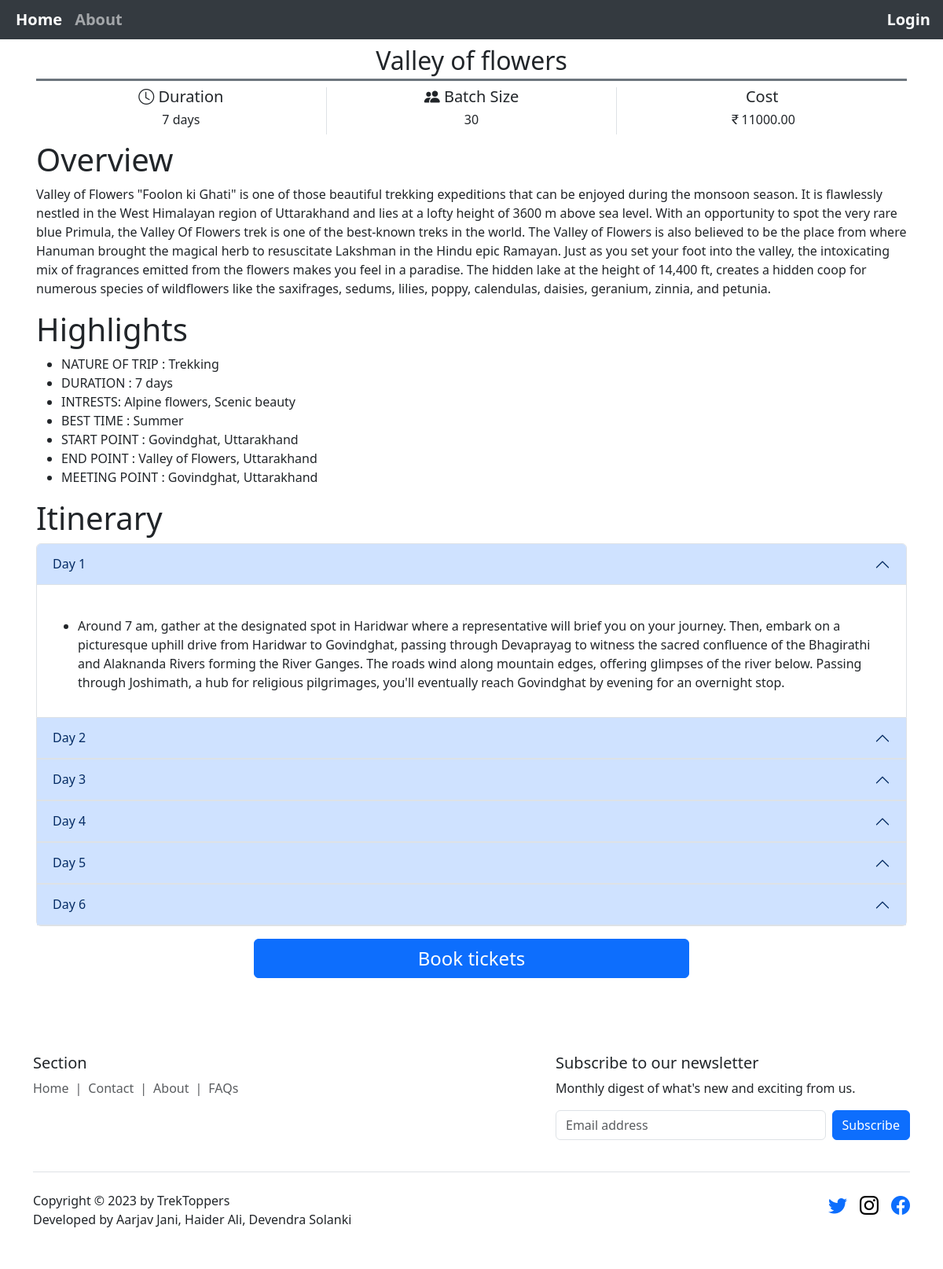
The app's page /Valley-of-Flowers.php with its own data.
### tables this page shows
CREATE TABLE `highlights` (
  `hsr_no` int(11) NOT NULL,
  `Trip_Nature` varchar(255) DEFAULT NULL,
  `Duration` varchar(20) DEFAULT NULL,
  `Interests` varchar(255) DEFAULT NULL,
  `Best_time` varchar(100) DEFAULT NULL,
  `start_point` varchar(255) DEFAULT NULL,
  `end_point` varchar(255) DEFAULT NULL,
  `meeting_point` varchar(255) DEFAULT NULL,
  `Trek_ID` int(11) DEFAULT NULL
);

CREATE TABLE `trek` (
  `Trek_ID` int(11) NOT NULL,
  `TrekName` varchar(50) DEFAULT NULL,
  `Season` varchar(10) DEFAULT NULL,
  `Start_date` date DEFAULT NULL,
  `End_date` date DEFAULT NULL,
  `Price` decimal(10,2) DEFAULT NULL,
  `Batch_capacity` int(11) DEFAULT NULL,
  `Difficulty_level` varchar(15) DEFAULT NULL,
  `Location` varchar(100) DEFAULT NULL,
  `Overview` text DEFAULT NULL
);

CREATE TABLE `itinerary` (
  `itinerary_id` int(11) NOT NULL,
  `Trek_ID` int(11) DEFAULT NULL,
  `Description` text DEFAULT NULL,
  `Day` int(11) DEFAULT NULL
);

### Valley-of-Flowers.php (the view, shortened to what this page needs)
<!doctype html>
<html lang="en">
<head>
    <link rel="stylesheet" href="https://cdn.jsdelivr.net/npm/bootstrap-icons@1.10.5/font/bootstrap-icons.css">
    <link href="./node_modules/bootstrap/dist/css/bootstrap.min.css" rel="stylesheet">
    <link rel="stylesheet" href="./style/navbar-link.css">
    <link rel="stylesheet" href="./style/navbar-toggler.css">
    <link rel="stylesheet" href="./style/footer-media-handles.css">
    <?php
    include "./db_connection.php";
    ?>
</head>
<body>
    <nav class="navbar navbar-expand-md sticky-top bg-body-secondary bg-light navbar-light" data-bs-theme="dark">
        <div class="container-fluid">
            <div class="collapse navbar-collapse" id="navbarSupportedContent">
                <ul class="navbar-nav me-auto mb-2 mb-lg-0 fw-bold">
                    <li class="nav-item">
                        <a class="nav-link fs-5 active" aria-current="page" href="#">Home</a>
                    </li>
                    <li class="nav-item">
                        <a class="nav-link fs-5" href="./about.php">About</a>
                    </li>
                    <?php
                    if ($_SESSION['authentication'] == True) {
                        echo '<li class="nav-item position position-fixed end-0 me-2">';
                        echo '<a class="nav-link fs-5 link-light" href="./userpage.php">User</a>';
                        echo '</li>';
                    } else {
                        echo '<li class="nav-item position position-fixed end-0 me-2">';
                        echo '<a class="nav-link fs-5 link-light" href="./login.php">Login</a>';
                        echo '</li>';
                    }
                    ?>
                </ul>
            </div>
        </div>
    </nav>
    <div class="container p-0 px-3 mb-4">
        <?php
        $query = "SELECT t.TrekName, t.Batch_capacity, t.Price, h.Duration FROM trek t INNER JOIN highlights h ON t.Trek_ID = h.Trek_ID WHERE t.Trek_ID=4";
        $result = mysqli_query($conn, $query);
        $row = mysqli_fetch_assoc($result);
        $TrekName = $row['TrekName'];
        ?>
        <h2 class="border-bottom border-3 border-secondary text-center text-middle mb-0 mt-2 pb-1">
            <?php echo $TrekName; ?>
        </h2>
        <div class="container text-center mb-2 mt-2">
            <div class="row">
                <div class="col">
                    <h5><i class="bi bi-clock"></i> Duration</h5>
                </div>
                <div class="col border-start border-end">
                    <h5><i class="bi bi-people-fill"></i> Batch Size</h5>
                </div>
                <div class="col">
                    <h5>Cost</h5>
                </div>
            </div>
            <div class="row">
                <div class="col">
                    <h6><?php echo $row['Duration']; ?></h6>
                </div>
                <div class="col border-start border-end">
                    <h6><?php echo $row['Batch_capacity']; ?></h6>
                </div>
                <div class="col">
                    <h6><i class="bi bi-currency-rupee"></i><?php echo $row['Price']; ?></h6>
                </div>
            </div>
        </div>
        <div id="carousel" class="carousel slide" data-bs-ride="carousel">
            <button class="carousel-control-prev" type="button" data-bs-target="#carousel" data-bs-slide="prev">
                <span class="carousel-control-prev-icon" aria-hidden="true"></span>
            </button>
            <button class="carousel-control-next" type="button" data-bs-target="#carousel" data-bs-slide="next">
                <span class="carousel-control-next-icon" aria-hidden="true"></span>
            </button>
        </div>
        <h1 class="display-6">Overview</h1>
        <?php
        $sql = "SELECT Overview from Trek where Trek_ID=4";
        $result = mysqli_query($conn, $sql);
        if ($result) {
            $row = mysqli_fetch_assoc($result);
        }
        ?>
        <p><?php echo $row['Overview'] ?>
        </p>
        <h1 class="display-6">Highlights</h1>
        <?php
        $sql = "SELECT Trip_Nature, Duration, Interests, Best_time, start_point, end_point, meeting_point from highlights where Trek_ID=4";
        $result = mysqli_query($conn, $sql);
        if ($result) {
            $row = mysqli_fetch_assoc($result);
        }
        ?>
        <ul>
            <li>NATURE OF TRIP : <?php echo $row['Trip_Nature'] ?></li>
            <li>DURATION : <?php echo $row['Duration'] ?></li>
            <li>
                INTRESTS: <?php echo $row['Interests'] ?>
            </li>
            <li>BEST TIME : <?php echo $row['Best_time'] ?></li>
            <li>START POINT : <?php echo $row['start_point'] ?></li>
            <li>END POINT : <?php echo $row['end_point'] ?></li>
            <li>MEETING POINT : <?php echo $row['meeting_point'] ?></li>
        </ul>
        <h1 class="display-6">Itinerary</h1>
        <div class="accordion" id="accordionExample">
            <?php
            $sql = "SELECT * FROM itinerary where Trek_ID=4";
            $result = mysqli_query($conn, $sql);
            if (mysqli_num_rows($result) > 0) {
                $counter = 1;
                while ($row = mysqli_fetch_assoc($result)) {
                    $collapseId = 'collapse_' . $counter;
                    $ariaControls = 'accordion_' . $counter;
                    echo '<div class="accordion-item">';
                    echo '<h2 class="accordion-header">';
                    echo '<button class="accordion-button" type="button" data-bs-toggle="collapse" data-bs-target="#' . $collapseId . '" aria-expanded="false" aria-controls="' . $ariaControls . '">';
                    echo 'Day ' . $row["Day"];
                    echo '</button>';
                    echo '</h2>';
                    echo '<div id="' . $collapseId . '" class="accordion-collapse collapse';
                    if ($counter === 1) {
                        echo ' show';
                    }
                    echo '" data-bs-parent="#accordionExample">';
                    echo '<div class="accordion-body">';
                    echo '<ul class="">';
                    echo '<li>' . $row["Description"] . '</li>';
                    echo '</ul>';
                    echo '</div></div></div>';
                    $counter++;
                }
            }
            ?>
        </div>
        <div class="d-grid gap-2 col-6 mx-auto mb-5 mt-3">
            <button class="btn btn-primary fs-4" type="button" data-bs-toggle="modal" data-bs-target="#DateModal">Book
                tickets</button>
        </div>
    </div>
    <div class="container">
        <footer class="py-5">
            <div class="row">
                <div class="col-md-6 mb-3">
                    <h5>Section</h5>
                    <nav style="--bs-breadcrumb-divider: '|';" aria-label="breadcrumb">
                        <ol class="breadcrumb">
                            <li class="breadcrumb-item">
                                <a href="./index.php" class="text-body-secondary link-underline link-underline-opacity-0">Home</a>
                            </li>
                            <li class="breadcrumb-item">
                                <a href="./contact.php" class="text-body-secondary link-underline link-underline-opacity-0">Contact</a>
                            </li>
                            <li class="breadcrumb-item">
                                <a href="./about.php" class="text-body-secondary link-underline link-underline-opacity-0">About</a>
                            </li>
                            <li class="breadcrumb-item">
                                <a href="#" class="text-body-secondary link-underline link-underline-opacity-0">FAQs</a>
                            </li>
                        </ol>
                    </nav>
                </div>
                <div class="col-md-5 offset-md-1 mb-3">
                    <form>
                        <h5>Subscribe to our newsletter</h5>
                        <p>Monthly digest of what's new and exciting from us.</p>
                        <div class="d-flex flex-column flex-sm-row w-100 gap-2">
                            <input id="newsletter1" type="text" class="form-control" placeholder="Email address">
                            <button class="btn btn-primary" type="button">Subscribe</button>
                        </div>
                    </form>
                </div>
            </div>
            <div class="d-flex flex-column flex-sm-row justify-content-between py-4 my-4 border-top">
                <div class="col-md-6">
                    Copyright © 2023 by TrekToppers <br>
                    Developed by Aarjav Jani, Haider Ali, Devendra Solanki
                </div>
                <div class="col-md-6 position-relative">
                    <ul class="list-unstyled d-flex position-absolute end-0 left-on-small">
                        <li class="ms-3">
                            <a class="link-body-emphasis" href="#">
                                <i class="bi bi-twitter text-primary fs-4 inc-fs-on-small"></i>
                            </a>
                        </li>
                        <li class="ms-3">
                            <a class="link-body-emphasis" href="#">
                                <i class="bi bi-instagram fs-4 inc-fs-on-small"></i>
                            </a>
                        </li>
                        <li class="ms-3">
                            <a class="link-body-emphasis" href="#">
                                <i class="bi bi-facebook text-primary fs-4 inc-fs-on-small"></i>
                            </a>
                        </li>
                    </ul>
                </div>
            </div>
        </footer>
    </div>
</body>
</html>

### style/navbar-link.css (style rules this page uses)
a.nav-link { text-transform: capitalize; text-decoration: none; display: inline-block; padding: 2px 9px; position: relative; }
a.nav-link:after { background: none repeat scroll 0 0 transparent; bottom: 0; content: ""; display: block; height: 2px; left: 50%; position: absolute; background: white; transition: width 0.3s ease 0s, left 0.3s ease 0s; width: 0; }

### records on screen
highlights: Trek_ID.TrekName "Valley of flowers", Duration "7 days", Trek_ID.Batch_capacity "30", Trek_ID.Price "11000.00", Trip_Nature "Trekking", Interests "Alpine flowers, Scenic beauty", Best_time "Summer", start_point "Govindghat, Uttarakhand", end_point "Valley of Flowers, Uttarakhand", meeting_point "Govindghat, Uttarakhand"
trek: Overview "Valley of Flowers \"Foolon ki Ghati\" is one of those beautiful trekking expeditions that can be enjoyed during the monsoon season. It is flawlessly nestled in the West Himalayan region of Uttarakhand and lies at a lofty height of 3600 m above sea level. With an opportunity to spot the very rare blue Primula, the Valley Of Flowers trek is one of the best-known treks in the world. The Valley of Flowers is also believed to be the place from where Hanuman brought the magical herb to resuscitate Lakshman in the Hindu epic Ramayan. Just as you set your foot into the valley, the intoxicating mix of fragrances emitted from the flowers makes you feel in a paradise. The hidden lake at the height of…"
itinerary: Day "1", Description "Around 7 am, gather at the designated spot in Haridwar where a representative will brief you on your journey. Then, embark on a picturesque uphill drive from Haridwar to Govindghat, passing through Devaprayag to witness the sacred confluence of the Bhagirathi and Alaknanda Rivers forming the River Ganges. The roads wind along mountain edges, offering glimpses of the river below. Passing through Joshimath, a hub for religious pilgrimages, you'll eventually reach Govindghat by evening for an overnight stop."
itinerary: Day "2"
itinerary: Day "3"
itinerary: Day "4"
itinerary: Day "5"
itinerary: Day "6"
